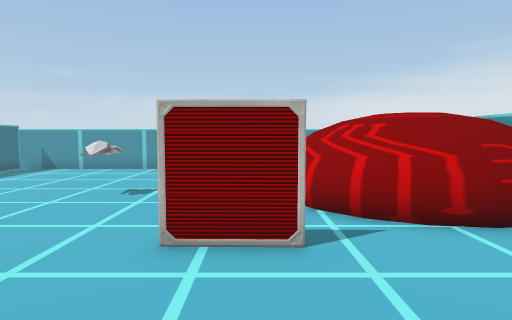
[1] (above)

16 first-person views from a walk through a Unity game level. The camera is 1.5 m above the floor, tilts 4° down and sees 75° across. The floor is counted in squares, 1 m on a side. Each view is taken from the middle of a square. On the plan, view 1 faces up. The plan holds only what a view shows up to about 15 squares ahead; the rest is blank. The player is left out. Some surface patterns are stand-ins.

[2]
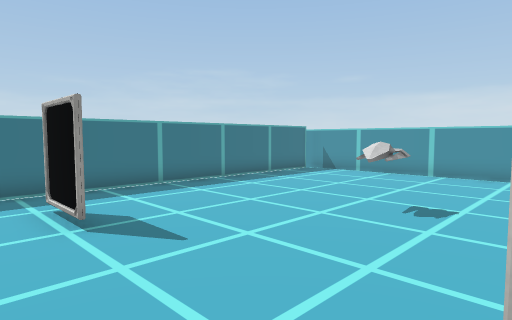

[3]
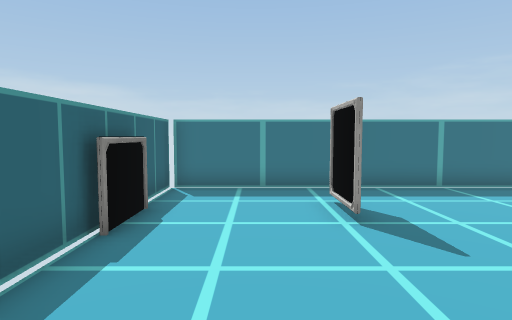

[4]
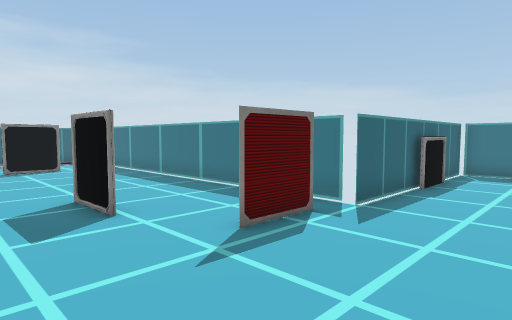

[5]
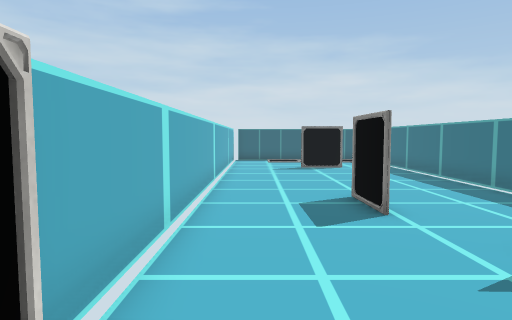

[6]
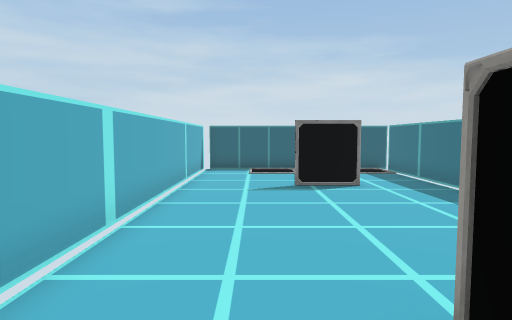

[7]
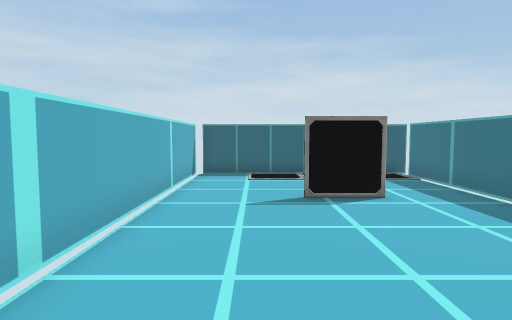

[8]
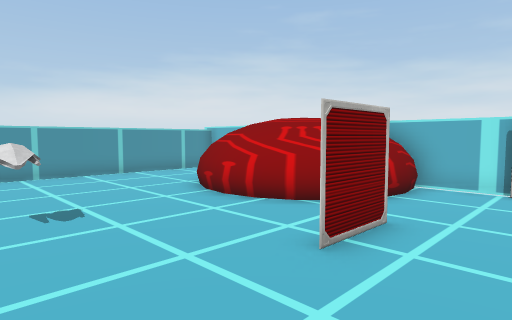

[9]
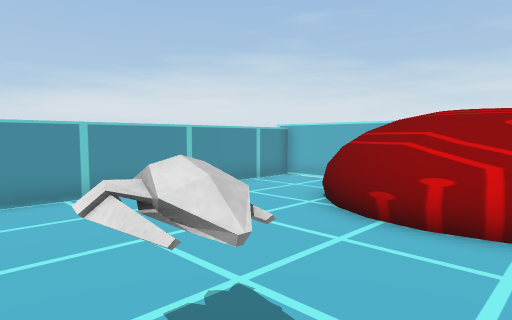

[10]
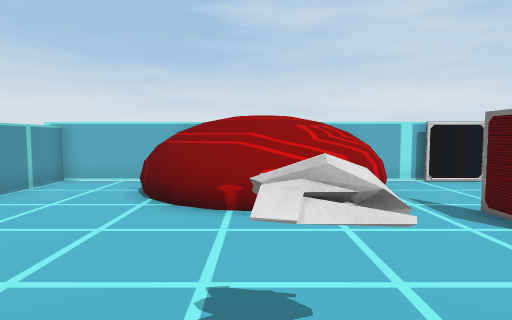

[11]
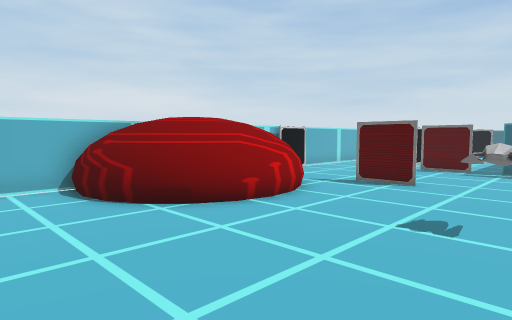

[12]
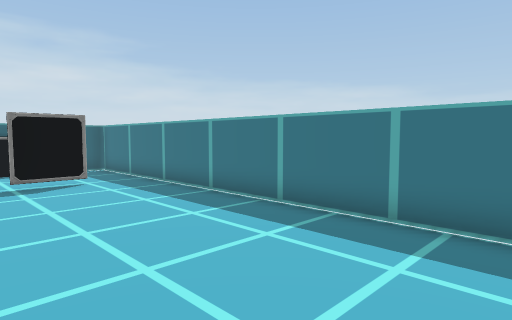

[13]
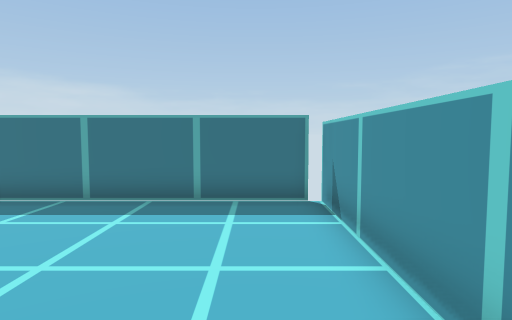

[14]
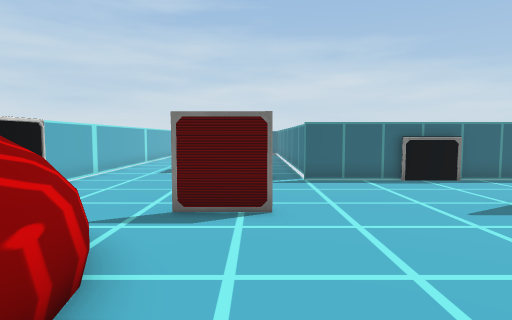

[15]
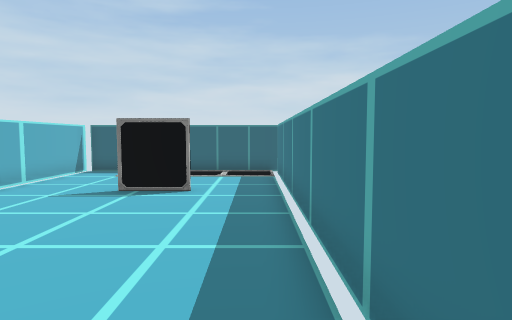

[16]
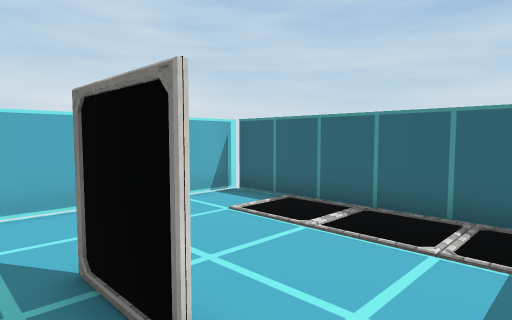

### Floor plan
Points are (right, up) in squares from view 1. A wall is a line through its corners. A room is listed if a view was taken in it or the views show most of it. See-through windows are left out.
Room 1 (views 1, 2, 3, 4, 5, 6, 7, 8, 9, 10, 11, 12, 13, 14, 15, 16)
walls: (-1.6, -1) (0.5, -1); (-2.9, -1) (-2.9, -17.9); (-1.3, 4.5) (0.7, 4.4) (-1.3, 4.5); (-6.6, 3.8) (-8.8, 3.8) (-6.6, 3.8); (5.4, 3.1) (5.4, 5.6); (5.4, 12.4) (5.4, 15.6) (-11.2, 15.6); (-0.2, -13.2) (1.9, -13.2); (-10.8, 15.2) (-10.8, -0.6) (-2.6, -0.6); (-3.1, -18.5) (5.4, -18.5) (5.4, 0.9)
ways out: gap at (-3, -18)
objects: terminal (-8, 0) to (-6, 0); drone (-4, 8) to (-4, 9); other object (1, 5) to (6, 12); terminal (2, -5) to (2, -4); terminal (5, 2) to (5, 3)

Positions as (right, up) in squares from view 1, and headings:
1: (0, 0), facing up
2: (-1, 2), facing up-left
3: (-1, 2), facing left
4: (4, 3), facing down-left
5: (4, 3), facing down
6: (3, -3), facing down
7: (3, -5), facing down
8: (-5, 2), facing up-right
9: (-5, 7), facing up-right
10: (-6, 9), facing right
11: (-5, 15), facing down-right
12: (-5, 15), facing down-left
13: (-3, 14), facing left
14: (-1, 11), facing down
15: (-2, -4), facing down
16: (-2, -12), facing down-right
